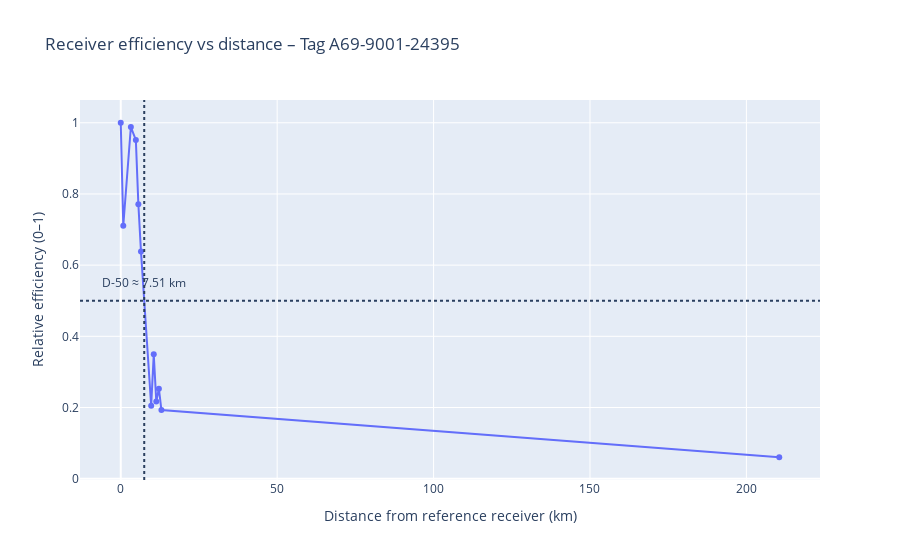

Notebook cell for this chart:
### Code cell
# Cell 4 – Plotly line + D-50 annotation
import plotly.express as px
fig = px.line(curve, x="dist_km", y="eff", markers=True,
              labels=dict(dist_km="Distance from reference receiver (km)",
                          eff="Relative efficiency (0–1)"),
              title=f"Receiver efficiency vs distance – Tag {tag_id}")

# approximate D-50 (linear interpolation on sorted data)
d50 = np.interp(0.5, curve.eff[::-1], curve.dist_km[::-1])
fig.add_hline(y=0.5, line_dash="dot")
fig.add_vline(x=d50, line_dash="dot")
fig.add_annotation(x=d50, y=0.55,
                   text=f"D-50 ≈ {d50:.2f} km",
                   showarrow=False)

fig.show()

# save outputs for the dashboard
# fig.write_image(FIGS / f"eff_curve_{tag_id}.png", scale=2)
# px.io.write_html(FIGS / f"eff_curve_{tag_id}.png", scale=2)
fig.update_layout(template=None)
fig.write_json(FIGS / f"eff_curve_{tag_id}.json")
print(f"D-50 ≈ {d50:.2f} km – curve saved to figs/")

### Figure 1 — Plotly figure (JSON) as saved in the notebook; plotly's stock layout.template omitted (floating-point values rounded to 4 significant figures)
{"data": [{"hovertemplate": "Distance from reference receiver (km)=%{x}<br>Relative efficiency (0–1)=%{y}<extra></extra>", "legendgroup": "", "line": {"color": "#636efa", "dash": "solid"}, "marker": {"symbol": "circle"}, "mode": "lines+markers", "name": "", "orientation": "v", "showlegend": false, "type": "scatter", "x": [0, 0.809, 3.23, 4.826, 5.628, 6.465, 9.727, 10.55, 11.36, 12.19, 13.0, 210.5], "xaxis": "x", "y": [1, 0.7108, 0.988, 0.9518, 0.7711, 0.6386, 0.2048, 0.3494, 0.2169, 0.253, 0.1928, 0.06024], "yaxis": "y"}], "layout": {"annotations": [{"showarrow": false, "text": "D-50 ≈ 7.51 km", "x": 7.507, "y": 0.55}], "autosize": true, "legend": {"tracegroupgap": 0}, "shapes": [{"line": {"dash": "dot"}, "type": "line", "x0": 0, "x1": 1, "xref": "x domain", "y0": 0.5, "y1": 0.5, "yref": "y"}, {"line": {"dash": "dot"}, "type": "line", "x0": 7.507, "x1": 7.507, "xref": "x", "y0": 0, "y1": 1, "yref": "y domain"}], "title": {"text": "Receiver efficiency vs distance – Tag A69-9001-24395"}, "xaxis": {"anchor": "y", "autorange": true, "domain": [0, 1], "range": [-12.74, 223.2], "title": {"text": "Distance from reference receiver (km)"}, "type": "linear"}, "yaxis": {"anchor": "x", "autorange": true, "domain": [0, 1], "range": [-0.01731, 1.078], "title": {"text": "Relative efficiency (0–1)"}, "type": "linear"}}}
